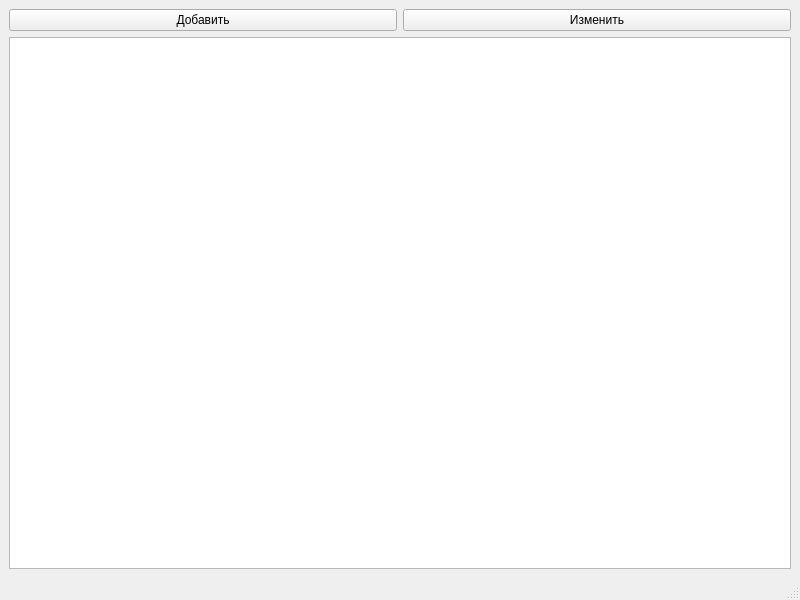
<?xml version="1.0" encoding="UTF-8"?>
<ui version="4.0">
 <class>MainWindow</class>
 <widget class="QMainWindow" name="MainWindow">
  <property name="geometry">
   <rect>
    <x>0</x>
    <y>0</y>
    <width>800</width>
    <height>600</height>
   </rect>
  </property>
  <property name="windowTitle">
   <string>Эспрессо</string>
  </property>
  <widget class="QWidget" name="centralwidget">
   <layout class="QGridLayout" name="gridLayout">
    <item row="0" column="0">
     <widget class="QPushButton" name="pushButton">
      <property name="text">
       <string>Добавить</string>
      </property>
     </widget>
    </item>
    <item row="0" column="1">
     <widget class="QPushButton" name="pushButton_2">
      <property name="text">
       <string>Изменить</string>
      </property>
     </widget>
    </item>
    <item row="1" column="0" colspan="2">
     <widget class="QTableWidget" name="tableWidget"/>
    </item>
   </layout>
  </widget>
  <widget class="QStatusBar" name="statusbar"/>
 </widget>
 <resources/>
 <connections/>
</ui>
